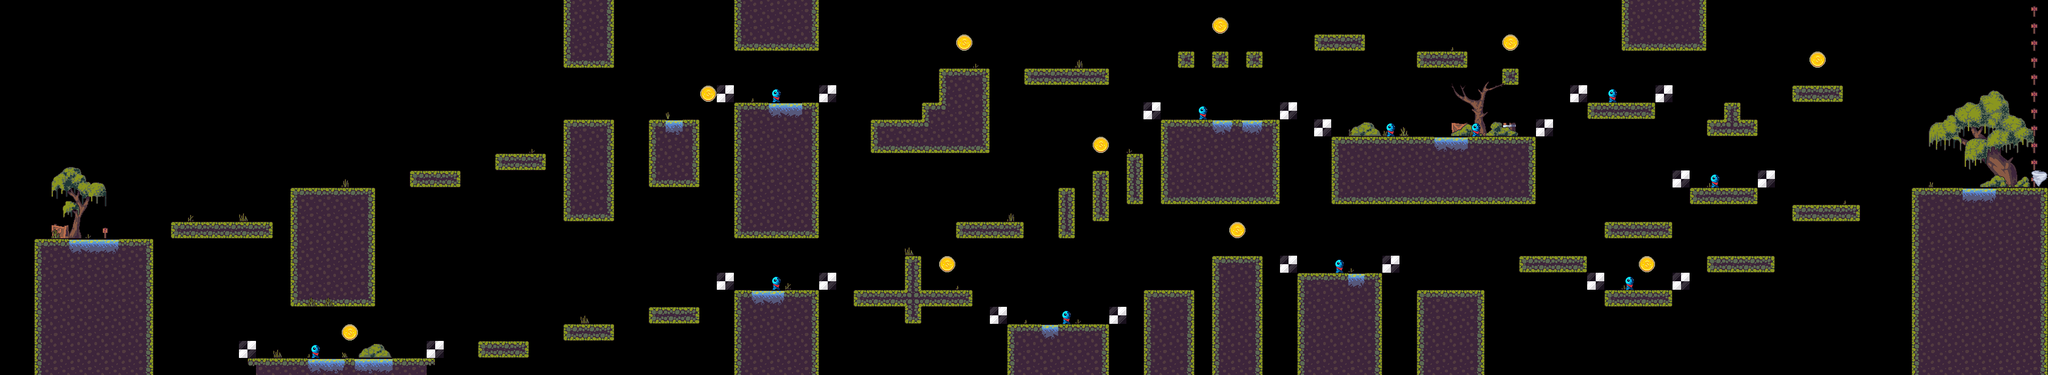

Tiled map render using the project's own tile images. Description and the map definition, with tile-layer contents summarised, below:
An orthogonal 120x22 tile map with 32x32 px tiles, 10 tile layers (terrain, trees, boxes, bushes, ...), 11 tilesets.

<map version="1.10" tiledversion="1.10.1" orientation="orthogonal" renderorder="right-down" width="120" height="22" tilewidth="32" tileheight="32" infinite="0" nextlayerid="15" nextobjectid="3">
 <editorsettings>
  <export target="../../../../Downloads/level_0.csv" format="csv" />
 </editorsettings>
 <tileset firstgid="1" source="../tilesets/swamp_tileset.tsx" />
 <tileset firstgid="61" source="../tilesets/coin_tiles.tsx" />
 <tileset firstgid="62" source="../tilesets/grass_tiles.tsx" />
 <tileset firstgid="72" source="../tilesets/tree_tiles.tsx" />
 <tileset firstgid="78" source="../tilesets/bush_tiles.tsx" />
 <tileset firstgid="87" source="../tilesets/box_tiles.tsx" />
 <tileset firstgid="93" source="../tilesets/player_tiles.tsx" />
 <tileset firstgid="95" source="../tilesets/enemy_tiles.tsx" />
 <tileset firstgid="101" source="../tilesets/enemy_boundaries.tsx" />
 <tileset firstgid="102" source="../tilesets/player_start_end_1.tsx" />
 <tileset firstgid="104" source="../tilesets/checkpoint.tsx" />
 <layer id="1" name="terrain" width="120" height="22" locked="1">
  <data>[2640 cells, 633 non-empty, 27 distinct tile ids]</data>
 </layer>
 <layer id="8" name="trees" width="120" height="22" locked="1">
  <data>[2640 cells, 3 non-empty, 3 distinct tile ids]</data>
 </layer>
 <layer id="10" name="boxes" width="120" height="22" locked="1">
  <data>[2640 cells, 3 non-empty, 3 distinct tile ids]</data>
 </layer>
 <layer id="9" name="bushes" width="120" height="22" locked="1">
  <data>[2640 cells, 6 non-empty, 4 distinct tile ids]</data>
 </layer>
 <layer id="12" name="enemies" width="120" height="22" locked="1">
  <data>[2640 cells, 11 non-empty, 1 distinct tile ids]</data>
 </layer>
 <layer id="13" name="enemy_boundaries" width="120" height="22" locked="1">
  <data>[2640 cells, 20 non-empty, 1 distinct tile ids]</data>
 </layer>
 <layer id="7" name="grass" width="120" height="22" locked="1">
  <data>[2640 cells, 33 non-empty, 10 distinct tile ids]</data>
 </layer>
 <layer id="2" name="coins" width="120" height="22" locked="1">
  <data>[2640 cells, 10 non-empty, 1 distinct tile ids]</data>
 </layer>
 <layer id="11" name="player" width="120" height="22" locked="1">
  <data>[2640 cells, 12 non-empty, 3 distinct tile ids]</data>
 </layer>
 <layer id="14" name="checkpoint" width="120" height="22" locked="1">
  <data>[2640 cells, 1 non-empty, 1 distinct tile ids]</data>
 </layer>
</map>
